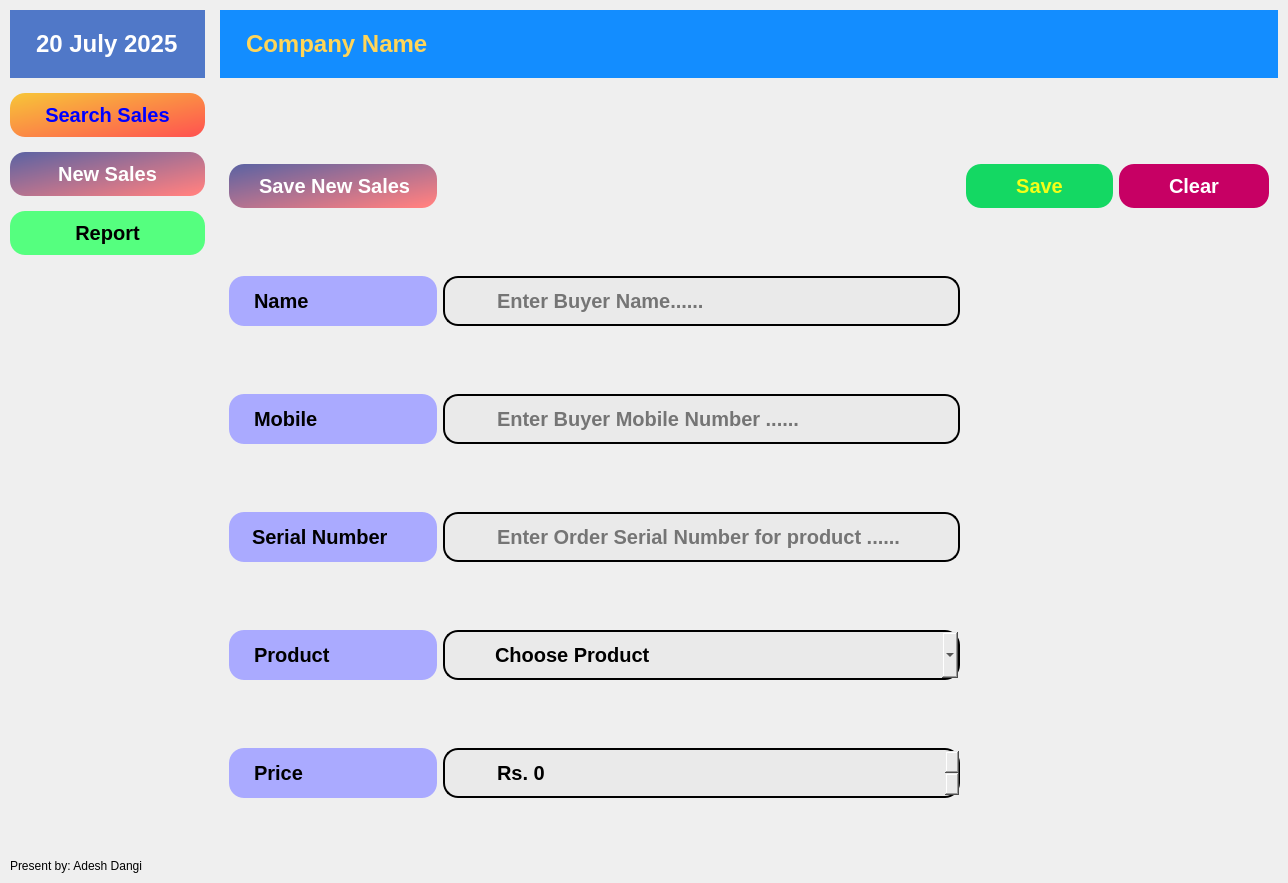
<?xml version="1.0" encoding="UTF-8"?>
<ui version="4.0">
 <class>Form</class>
 <widget class="QWidget" name="Form">
  <property name="geometry">
   <rect>
    <x>0</x>
    <y>0</y>
    <width>1288</width>
    <height>883</height>
   </rect>
  </property>
  <property name="minimumSize">
   <size>
    <width>1288</width>
    <height>883</height>
   </size>
  </property>
  <property name="windowTitle">
   <string>Form</string>
  </property>
  <layout class="QVBoxLayout">
   <property name="spacing">
    <number>0</number>
   </property>
   <property name="leftMargin">
    <number>0</number>
   </property>
   <property name="topMargin">
    <number>0</number>
   </property>
   <property name="rightMargin">
    <number>0</number>
   </property>
   <property name="bottomMargin">
    <number>0</number>
   </property>
   <item>
    <layout class="QGridLayout" name="gridLayout">
     <property name="leftMargin">
      <number>10</number>
     </property>
     <property name="topMargin">
      <number>10</number>
     </property>
     <property name="rightMargin">
      <number>10</number>
     </property>
     <property name="bottomMargin">
      <number>10</number>
     </property>
     <property name="spacing">
      <number>15</number>
     </property>
     <item row="1" column="0">
      <layout class="QVBoxLayout" name="verticalLayout_2">
       <item>
        <widget class="QPushButton" name="Search_sale_btn">
         <property name="cursor">
          <cursorShape>PointingHandCursor</cursorShape>
         </property>
         <property name="styleSheet">
          <string notr="true"> background-color:qlineargradient(spread:pad, x1:0, y1:0, x2:1, y2:1, stop:0 rgba(247, 198, 56, 255), stop:1 rgba(255, 81, 81, 255));
color: rgb(0, 0, 255);
    text-align: center;
    font-weight: bold;
    font-size: 20px;
border-radius: 15px;
   padding: 10% 0 10% 0;</string>
         </property>
         <property name="text">
          <string>Search Sales</string>
         </property>
         <property name="icon">
          <iconset resource="images_sales_track.qrc">
           <normaloff>:/search/images/icons/search/icons8-search-property-50.png</normaloff>:/search/images/icons/search/icons8-search-property-50.png</iconset>
         </property>
         <property name="iconSize">
          <size>
           <width>45</width>
           <height>39</height>
          </size>
         </property>
        </widget>
       </item>
       <item>
        <widget class="QPushButton" name="New_Sales_btn">
         <property name="cursor">
          <cursorShape>PointingHandCursor</cursorShape>
         </property>
         <property name="styleSheet">
          <string notr="true"> background-color:qlineargradient(spread:pad, x1:0, y1:0, x2:1, y2:1, stop:0.0518135 rgba(99, 100, 161, 255), stop:0.948187 rgba(255, 128, 128, 255));
color: white;
    text-align: center;
    font-weight: bold;
    font-size: 20px;
border-radius: 15px;
   padding: 10% 0 10% 0;</string>
         </property>
         <property name="text">
          <string>New Sales</string>
         </property>
         <property name="icon">
          <iconset resource="images_sales_track.qrc">
           <normaloff>:/icons/images/icons/add/icons8-writer-male-50.png</normaloff>:/icons/images/icons/add/icons8-writer-male-50.png</iconset>
         </property>
         <property name="iconSize">
          <size>
           <width>45</width>
           <height>45</height>
          </size>
         </property>
        </widget>
       </item>
       <item>
        <widget class="QPushButton" name="Report_btn">
         <property name="cursor">
          <cursorShape>PointingHandCursor</cursorShape>
         </property>
         <property name="styleSheet">
          <string notr="true"> background-color:rgb(85, 255, 127);
selection-color: rgb(0, 0, 255);
color: rgb(0, 0, 0);
    text-align: center;
    font-weight: bold;
    font-size: 20px;
border-radius: 15px;
   padding: 10% 0 10% 0;</string>
         </property>
         <property name="text">
          <string>Report</string>
         </property>
         <property name="icon">
          <iconset resource="images_sales_track.qrc">
           <normaloff>:/images/images/pdf_logo.png</normaloff>:/images/images/pdf_logo.png</iconset>
         </property>
         <property name="iconSize">
          <size>
           <width>45</width>
           <height>50</height>
          </size>
         </property>
        </widget>
       </item>
       <item>
        <spacer name="verticalSpacer">
         <property name="orientation">
          <enum>Qt::Vertical</enum>
         </property>
         <property name="sizeHint" stdset="0">
          <size>
           <width>20</width>
           <height>40</height>
          </size>
         </property>
        </spacer>
       </item>
       <item>
        <widget class="QLabel" name="Developer_label">
         <property name="cursor">
          <cursorShape>ForbiddenCursor</cursorShape>
         </property>
         <property name="text">
          <string>Present by: Adesh Dangi</string>
         </property>
        </widget>
       </item>
      </layout>
     </item>
     <item row="0" column="0">
      <widget class="QLabel" name="today_date_label">
       <property name="cursor">
        <cursorShape>IBeamCursor</cursorShape>
       </property>
       <property name="styleSheet">
        <string notr="true">    background-color: rgb(80, 120, 200);
    text-align: center;
    padding: 20px;
    font-weight: bold;
    font-size: 24px;
   color:white;</string>
       </property>
       <property name="text">
        <string>20 July 2025</string>
       </property>
      </widget>
     </item>
     <item row="0" column="1">
      <widget class="QLabel" name="company_name_label">
       <property name="cursor">
        <cursorShape>IBeamCursor</cursorShape>
       </property>
       <property name="styleSheet">
        <string notr="true">    background-color:rgb(19, 141, 255);
    text-align: center;
    padding: 20px;
    font-weight: bold;
    font-size: 24px;
    color:rgb(255, 213, 88);</string>
       </property>
       <property name="text">
        <string>Company Name</string>
       </property>
      </widget>
     </item>
     <item row="1" column="1">
      <widget class="QStackedWidget" name="stackedWidget">
       <property name="currentIndex">
        <number>1</number>
       </property>
       <widget class="QWidget" name="page1">
        <layout class="QVBoxLayout" name="verticalLayout">
         <item>
          <widget class="QLabel" name="label_2">
           <property name="styleSheet">
            <string notr="true"> background-color:qlineargradient(spread:pad, x1:0, y1:0, x2:1, y2:1, stop:0.0777202 rgba(61, 119, 135, 255), stop:0.896373 rgba(179, 198, 255, 255));
color:rgb(0, 0, 0);
    text-align: center;
    font-weight: bold;
    font-size: 20px;
border-radius: 15px;
   padding: 10% 0 10% 50% ;
margin-right:750%</string>
           </property>
           <property name="text">
            <string>Search Sales</string>
           </property>
          </widget>
         </item>
         <item>
          <widget class="QFrame" name="frame">
           <property name="frameShape">
            <enum>QFrame::StyledPanel</enum>
           </property>
           <property name="frameShadow">
            <enum>QFrame::Raised</enum>
           </property>
           <layout class="QGridLayout" name="gridLayout_2">
            <item row="0" column="0">
             <widget class="QLineEdit" name="name_search">
              <property name="styleSheet">
               <string notr="true"> background-color:rgb(234, 234, 234);
color: rgb(0, 0, 0);
    text-align: center;
    font-weight: bold;
    font-size: 20px;
border-radius: 15px;
   padding: 10% 50% 10% 50%;
border:2px solid black;</string>
              </property>
              <property name="text">
               <string/>
              </property>
              <property name="maxLength">
               <number>200</number>
              </property>
              <property name="placeholderText">
               <string>Search By Name....</string>
              </property>
              <property name="clearButtonEnabled">
               <bool>true</bool>
              </property>
             </widget>
            </item>
            <item row="0" column="4">
             <widget class="QPushButton" name="search_btn_action">
              <property name="sizePolicy">
               <sizepolicy hsizetype="MinimumExpanding" vsizetype="Fixed">
                <horstretch>0</horstretch>
                <verstretch>0</verstretch>
               </sizepolicy>
              </property>
              <property name="minimumSize">
               <size>
                <width>0</width>
                <height>0</height>
               </size>
              </property>
              <property name="cursor">
               <cursorShape>PointingHandCursor</cursorShape>
              </property>
              <property name="layoutDirection">
               <enum>Qt::LeftToRight</enum>
              </property>
              <property name="autoFillBackground">
               <bool>false</bool>
              </property>
              <property name="styleSheet">
               <string notr="true">background-color:rgb(135, 144, 108);
color: white;
    text-align: center;
    font-weight: bold;
    font-size: 18px;
border-radius: 15px;
   padding: 10% 0 10% 0;
  margin-left: 50%;
</string>
              </property>
              <property name="text">
               <string>Search</string>
              </property>
              <property name="icon">
               <iconset resource="images_sales_track.qrc">
                <normaloff>:/search/images/icons/search/icons8-search-50.png</normaloff>:/search/images/icons/search/icons8-search-50.png</iconset>
              </property>
              <property name="iconSize">
               <size>
                <width>54</width>
                <height>35</height>
               </size>
              </property>
             </widget>
            </item>
            <item row="0" column="1">
             <widget class="QLineEdit" name="serial_no_search">
              <property name="styleSheet">
               <string notr="true"> background-color:rgb(234, 234, 234);
color: rgb(0, 0, 0);
    text-align: center;
    font-weight: bold;
    font-size: 20px;
border-radius: 15px;
   padding: 10% 50% 10% 50%;
border:2px solid black;</string>
              </property>
              <property name="text">
               <string/>
              </property>
              <property name="maxLength">
               <number>300</number>
              </property>
              <property name="placeholderText">
               <string>Search by Serial Number....</string>
              </property>
              <property name="clearButtonEnabled">
               <bool>true</bool>
              </property>
             </widget>
            </item>
            <item row="1" column="0">
             <widget class="QLineEdit" name="mobile_search">
              <property name="styleSheet">
               <string notr="true"> background-color:rgb(234, 234, 234);
color: rgb(0, 0, 0);
    text-align: center;
    font-weight: bold;
    font-size: 20px;
border-radius: 15px;
   padding: 10% 50% 10% 50%;
border:2px solid black;</string>
              </property>
              <property name="inputMethodHints">
               <set>Qt::ImhDialableCharactersOnly|Qt::ImhDigitsOnly|Qt::ImhPreferNumbers</set>
              </property>
              <property name="text">
               <string/>
              </property>
              <property name="maxLength">
               <number>11</number>
              </property>
              <property name="placeholderText">
               <string>Search by Mobile no...</string>
              </property>
              <property name="clearButtonEnabled">
               <bool>true</bool>
              </property>
             </widget>
            </item>
            <item row="1" column="1">
             <widget class="QDateEdit" name="date_search">
              <property name="styleSheet">
               <string notr="true"> background-color:rgb(234, 234, 234);
color: rgb(0, 0, 0);
    text-align: center;
    font-weight: bold;
    font-size: 20px;
border-radius: 15px;
   padding: 10% 50% 10% 50%;
border:2px solid black;</string>
              </property>
              <property name="inputMethodHints">
               <set>Qt::ImhDate|Qt::ImhPreferNumbers</set>
              </property>
              <property name="wrapping">
               <bool>true</bool>
              </property>
              <property name="buttonSymbols">
               <enum>QAbstractSpinBox::NoButtons</enum>
              </property>
              <property name="accelerated">
               <bool>true</bool>
              </property>
              <property name="showGroupSeparator" stdset="0">
               <bool>true</bool>
              </property>
              <property name="calendarPopup">
               <bool>true</bool>
              </property>
             </widget>
            </item>
           </layout>
          </widget>
         </item>
         <item>
          <layout class="QHBoxLayout" name="horizontalLayout_4">
           <item>
            <spacer name="horizontalSpacer">
             <property name="orientation">
              <enum>Qt::Horizontal</enum>
             </property>
             <property name="sizeHint" stdset="0">
              <size>
               <width>40</width>
               <height>20</height>
              </size>
             </property>
            </spacer>
           </item>
           <item>
            <widget class="QLabel" name="total_search_label">
             <property name="styleSheet">
              <string notr="true"> background-color:qlineargradient(spread:pad, x1:0, y1:0, x2:1, y2:1, stop:0.0518135 rgba(99, 100, 161, 255), stop:0.948187 rgba(255, 128, 128, 255));
color: white;
    text-align: center;
    font-weight: bold;
    font-size: 20px;
border-radius: 15px;
   padding: 5% 5% 5% 5%;</string>
             </property>
             <property name="text">
              <string>Total:1000</string>
             </property>
            </widget>
           </item>
           <item>
            <widget class="QPushButton" name="pag_back_search_btn">
             <property name="styleSheet">
              <string notr="true"> background-color:rgb(0, 170, 0);
color: white;
    text-align: center;
    font-weight: bold;
    font-size: 25px;
border-radius: 10px;
   padding: 5% 15% 5% 15%;</string>
             </property>
             <property name="text">
              <string>&lt;</string>
             </property>
            </widget>
           </item>
           <item>
            <widget class="QLabel" name="pag_count_label">
             <property name="styleSheet">
              <string notr="true"> background-color:qlineargradient(spread:pad, x1:0, y1:0, x2:1, y2:1, stop:0.0518135 rgba(99, 100, 161, 255), stop:0.948187 rgba(255, 128, 128, 255));
color: white;
    text-align: center;
    font-weight: bold;
    font-size: 20px;
border-radius: 15px;
   padding: 5% 5% 5% 5%;</string>
             </property>
             <property name="text">
              <string>1-100</string>
             </property>
            </widget>
           </item>
           <item>
            <widget class="QPushButton" name="pag_forward_search_btn">
             <property name="styleSheet">
              <string notr="true"> background-color:rgb(0, 170, 0);
color: white;
    text-align: center;
    font-weight: bold;
    font-size: 25px;
border-radius: 10px;
   padding: 5% 15% 5% 15%;</string>
             </property>
             <property name="text">
              <string>&gt;</string>
             </property>
            </widget>
           </item>
          </layout>
         </item>
         <item>
          <widget class="QTableWidget" name="search_result_table">
           <property name="cursor" stdset="0">
            <cursorShape>PointingHandCursor</cursorShape>
           </property>
           <property name="styleSheet">
            <string notr="true"/>
           </property>
           <property name="autoScrollMargin">
            <number>16</number>
           </property>
           <column>
            <property name="text">
             <string>Sr No.</string>
            </property>
           </column>
           <column>
            <property name="text">
             <string>Name</string>
            </property>
           </column>
           <column>
            <property name="text">
             <string>Serial Number</string>
            </property>
           </column>
           <column>
            <property name="text">
             <string>Date</string>
            </property>
           </column>
           <column>
            <property name="text">
             <string>View Details</string>
            </property>
           </column>
          </widget>
         </item>
        </layout>
       </widget>
       <widget class="QWidget" name="page2">
        <layout class="QGridLayout" name="gridLayout_3">
         <item row="5" column="1">
          <widget class="QComboBox" name="comboBox">
           <property name="styleSheet">
            <string notr="true"> background-color:rgb(234, 234, 234);
color: rgb(0, 0, 0);
    text-align: center;
    font-weight: bold;
    font-size: 20px;
border-radius: 15px;
   padding: 10% 50% 10% 50%;
border:2px solid black;</string>
           </property>
           <property name="currentText">
            <string notr="true"/>
           </property>
           <property name="placeholderText">
            <string>Choose Product</string>
           </property>
           <item>
            <property name="text">
             <string notr="true">test1</string>
            </property>
           </item>
           <item>
            <property name="text">
             <string notr="true">test2</string>
            </property>
           </item>
          </widget>
         </item>
         <item row="6" column="0">
          <widget class="QLabel" name="label_9">
           <property name="styleSheet">
            <string notr="true"> background-color:rgb(170, 170, 255);
color: Black;
    text-align: center;
    font-weight: bold;
    font-size: 20px;
border-radius: 15px;
   padding: 10% 0 10% 20%;</string>
           </property>
           <property name="text">
            <string>Price</string>
           </property>
          </widget>
         </item>
         <item row="4" column="0">
          <widget class="QLabel" name="label_7">
           <property name="styleSheet">
            <string notr="true"> background-color:rgb(170, 170, 255);
color: Black;
    text-align: center;
    font-weight: bold;
    font-size: 20px;
border-radius: 15px;
   padding: 10% 10% 10% 18%;</string>
           </property>
           <property name="text">
            <string>Serial Number</string>
           </property>
          </widget>
         </item>
         <item row="3" column="1">
          <widget class="QLineEdit" name="mobile_ns_input">
           <property name="styleSheet">
            <string notr="true"> background-color:rgb(234, 234, 234);
color: rgb(0, 0, 0);
    text-align: center;
    font-weight: bold;
    font-size: 20px;
border-radius: 15px;
   padding: 10% 50% 10% 50%;
border:2px solid black;</string>
           </property>
           <property name="inputMethodHints">
            <set>Qt::ImhDialableCharactersOnly|Qt::ImhDigitsOnly|Qt::ImhFormattedNumbersOnly</set>
           </property>
           <property name="maxLength">
            <number>11</number>
           </property>
           <property name="placeholderText">
            <string>Enter Buyer Mobile Number ......</string>
           </property>
           <property name="cursorMoveStyle">
            <enum>Qt::VisualMoveStyle</enum>
           </property>
           <property name="clearButtonEnabled">
            <bool>true</bool>
           </property>
          </widget>
         </item>
         <item row="6" column="1">
          <widget class="QSpinBox" name="price_ns_input">
           <property name="styleSheet">
            <string notr="true"> background-color:rgb(234, 234, 234);
color: rgb(0, 0, 0);
    text-align: center;
    font-weight: bold;
    font-size: 20px;
border-radius: 15px;
   padding: 10% 50% 10% 50%;
border:2px solid black;</string>
           </property>
           <property name="suffix">
            <string/>
           </property>
           <property name="prefix">
            <string>Rs. </string>
           </property>
          </widget>
         </item>
         <item row="3" column="0">
          <widget class="QLabel" name="label_4">
           <property name="styleSheet">
            <string notr="true"> background-color:rgb(170, 170, 255);
color: Black;
    text-align: center;
    font-weight: bold;
    font-size: 20px;
border-radius: 15px;
   padding: 10% 0 10% 20%;</string>
           </property>
           <property name="text">
            <string>Mobile</string>
           </property>
          </widget>
         </item>
         <item row="0" column="4">
          <widget class="QPushButton" name="clear_new_sale_record_btn">
           <property name="styleSheet">
            <string notr="true"> background-color:rgb(199, 0, 100);
color: white;
    text-align: center;
    font-weight: bold;
    font-size: 20px;
border-radius: 15px;
   padding: 10% 50% 10% 50%;</string>
           </property>
           <property name="text">
            <string>Clear</string>
           </property>
          </widget>
         </item>
         <item row="2" column="1">
          <widget class="QLineEdit" name="name_ns_input">
           <property name="layoutDirection">
            <enum>Qt::LeftToRight</enum>
           </property>
           <property name="styleSheet">
            <string notr="true"> background-color:rgb(234, 234, 234);
color: rgb(0, 0, 0);
    text-align: center;
    font-weight: bold;
    font-size: 20px;
border-radius: 15px;
   padding: 10% 50% 10% 50%;
border:2px solid black;</string>
           </property>
           <property name="inputMask">
            <string notr="true"/>
           </property>
           <property name="text">
            <string/>
           </property>
           <property name="maxLength">
            <number>100</number>
           </property>
           <property name="placeholderText">
            <string>Enter Buyer Name......</string>
           </property>
           <property name="clearButtonEnabled">
            <bool>true</bool>
           </property>
          </widget>
         </item>
         <item row="5" column="0">
          <widget class="QLabel" name="label_8">
           <property name="styleSheet">
            <string notr="true"> background-color:rgb(170, 170, 255);
color: Black;
    text-align: center;
    font-weight: bold;
    font-size: 20px;
border-radius: 15px;
   padding: 10% 0 10% 20%;</string>
           </property>
           <property name="text">
            <string>Product</string>
           </property>
          </widget>
         </item>
         <item row="4" column="1">
          <widget class="QLineEdit" name="snumber_ns_input">
           <property name="styleSheet">
            <string notr="true"> background-color:rgb(234, 234, 234);
color: rgb(0, 0, 0);
    text-align: center;
    font-weight: bold;
    font-size: 20px;
border-radius: 15px;
   padding: 10% 50% 10% 50%;
border:2px solid black;</string>
           </property>
           <property name="maxLength">
            <number>200</number>
           </property>
           <property name="placeholderText">
            <string>Enter Order Serial Number for product ......</string>
           </property>
           <property name="clearButtonEnabled">
            <bool>true</bool>
           </property>
          </widget>
         </item>
         <item row="2" column="0">
          <widget class="QLabel" name="label">
           <property name="styleSheet">
            <string notr="true"> background-color:rgb(170, 170, 255);
color: Black;
    text-align: center;
    font-weight: bold;
    font-size: 20px;
border-radius: 15px;
   padding: 10% 0 10% 20%;</string>
           </property>
           <property name="text">
            <string>Name</string>
           </property>
          </widget>
         </item>
         <item row="0" column="3">
          <widget class="QPushButton" name="save_new_sale_record_btn">
           <property name="styleSheet">
            <string notr="true"> background-color:rgb(20, 216, 99);
color: rgb(243, 255, 23);
    text-align: center;
    font-weight: bold;
    font-size: 20px;
border-radius: 15px;
   padding: 10% 50% 10% 50%;</string>
           </property>
           <property name="text">
            <string>Save</string>
           </property>
          </widget>
         </item>
         <item row="0" column="0">
          <widget class="QLabel" name="label_3">
           <property name="styleSheet">
            <string notr="true"> background-color:qlineargradient(spread:pad, x1:0, y1:0, x2:1, y2:1, stop:0.0518135 rgba(99, 100, 161, 255), stop:0.948187 rgba(255, 128, 128, 255));
color: white;
    text-align: center;
    font-weight: bold;
    font-size: 20px;
border-radius: 15px;
   padding: 10% 20% 10% 25%;</string>
           </property>
           <property name="text">
            <string>Save New Sales</string>
           </property>
          </widget>
         </item>
        </layout>
       </widget>
      </widget>
     </item>
    </layout>
   </item>
  </layout>
 </widget>
 <resources>
  <include location="images_sales_track.qrc"/>
 </resources>
 <connections/>
</ui>
